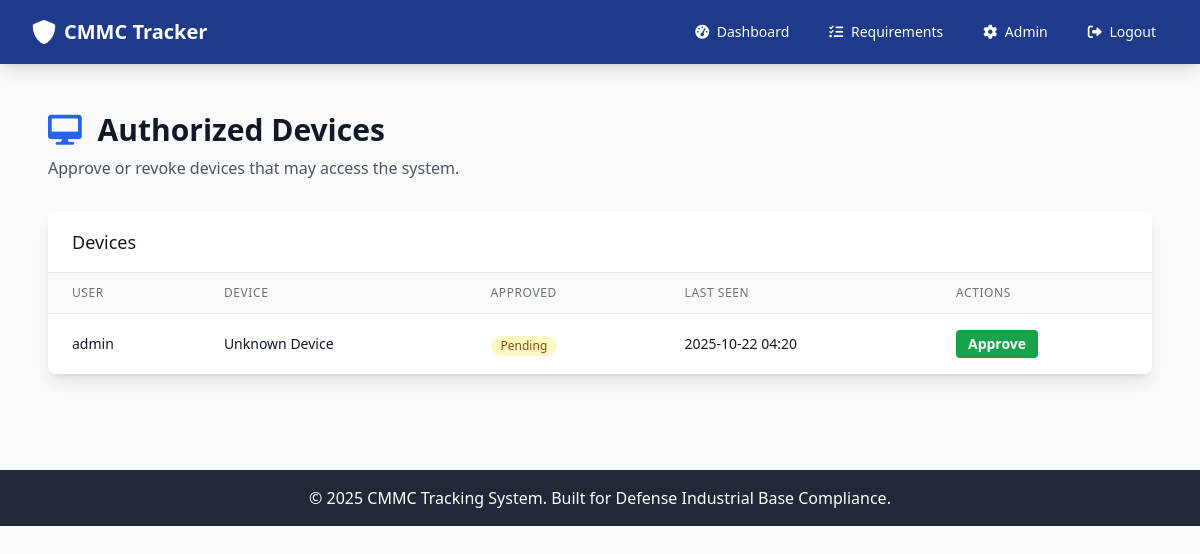
Page /admin/devices (signed in) on the earlier database version.
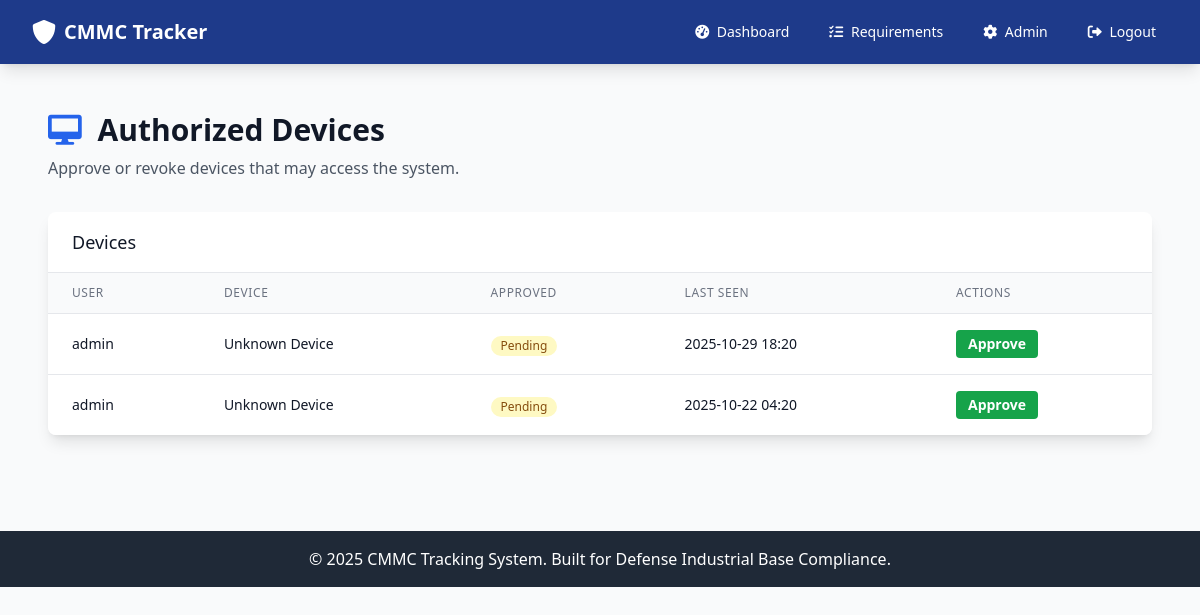
Same page on the later database version.
### app.py (models this page shows)
class AuthorizedDevice(db.Model):
    __tablename__ = 'authorized_device'
    id = db.Column(db.Integer, primary_key=True)
    user_id = db.Column(db.Integer, db.ForeignKey('user.id'))
    device_name = db.Column(db.String(200))
    device_token = db.Column(db.String(64), unique=True, nullable=False)
    is_approved = db.Column(db.Boolean, default=False, nullable=False)
    last_seen_at = db.Column(db.DateTime, default=datetime.utcnow, onupdate=datetime.utcnow)
    user = db.relationship('User', backref='devices')

class User(db.Model):
    id = db.Column(db.Integer, primary_key=True)
    username = db.Column(db.String(80), unique=True, nullable=False)
    email = db.Column(db.String(120), unique=True, nullable=False)
    password_hash = db.Column(db.String(120), nullable=False)
    role = db.Column(db.String(20), default='user')  # 'admin' or 'user'
    company = db.Column(db.String(200))
    created_at = db.Column(db.DateTime, default=datetime.utcnow)
    is_authorized = db.Column(db.Boolean, default=False, nullable=False)

### app.py (the view)
@app.route('/admin/devices')
@admin_required
def admin_devices():
    devices = AuthorizedDevice.query.order_by(AuthorizedDevice.last_seen_at.desc()).all()
    return render_template('admin/devices.html', devices=devices)

### app.py (called while the page is built, shortened)
def admin_required(f):
    @wraps(f)
    def decorated_function(*args, **kwargs):
        if 'user_id' not in session:
            flash('Please log in to access this page.', 'warning')
            return redirect(url_for('login'))
        user = User.query.get(session['user_id'])
        if not user or user.role != 'admin':
            flash('Admin access required.', 'error')
            return redirect(url_for('dashboard'))
        return f(*args, **kwargs)
    return decorated_function

@app.before_request
def enforce_device_and_user_authorization():
    open_endpoints = {
        'index', 'login', 'register', 'logout', 'static', 'device_pending'
    }
    if request.endpoint in open_endpoints:
        return None
    if 'user_id' not in session:
        return None
    user = User.query.get(session['user_id'])
    if not user:
        session.clear()
        return redirect(url_for('login'))
    if not user.is_authorized:
        flash('Your account is awaiting authorization by an administrator.', 'warning')
        return redirect(url_for('index'))
    if user.role == 'admin':
        return None

### templates/admin/devices.html (shortened to what this page needs)
{% extends "base.html" %}
{% block content %}
<div class="px-4 py-6">
    <div class="mb-8">
        <h1 class="text-3xl font-bold text-gray-900 mb-2">
            <i class="fas fa-desktop text-blue-600 mr-2"></i>
            Authorized Devices
        </h1>
        <p class="text-gray-600">Approve or revoke devices that may access the system.</p>
    </div>
    <div class="bg-white shadow-lg rounded-lg overflow-hidden">
        <div class="px-6 py-4 border-b border-gray-200">
            <h3 class="text-lg font-medium text-gray-900">Devices</h3>
        </div>
        <div class="overflow-x-auto">
            <table class="min-w-full divide-y divide-gray-200">
                <thead class="bg-gray-50">
                    <tr>
                        <th class="px-6 py-3 text-left text-xs font-medium text-gray-500 uppercase tracking-wider">User</th>
                        <th class="px-6 py-3 text-left text-xs font-medium text-gray-500 uppercase tracking-wider">Device</th>
                        <th class="px-6 py-3 text-left text-xs font-medium text-gray-500 uppercase tracking-wider">Approved</th>
                        <th class="px-6 py-3 text-left text-xs font-medium text-gray-500 uppercase tracking-wider">Last Seen</th>
                        <th class="px-6 py-3 text-left text-xs font-medium text-gray-500 uppercase tracking-wider">Actions</th>
                    </tr>
                </thead>
                <tbody class="bg-white divide-y divide-gray-200">
                    {% for d in devices %}
                    <tr class="hover:bg-gray-50">
                        <td class="px-6 py-4 whitespace-nowrap text-sm text-gray-900">{{ d.user.username if d.user else 'Unassigned' }}</td>
                        <td class="px-6 py-4 text-sm text-gray-900">{{ d.device_name or 'Unknown' }}</td>
                        <td class="px-6 py-4 whitespace-nowrap">
                            {% if d.is_approved %}
                                <span class="inline-flex items-center px-2.5 py-0.5 rounded-full text-xs font-medium bg-green-100 text-green-800">Approved</span>
                            {% else %}
                                <span class="inline-flex items-center px-2.5 py-0.5 rounded-full text-xs font-medium bg-yellow-100 text-yellow-800">Pending</span>
                            {% endif %}
                        </td>
                        <td class="px-6 py-4 whitespace-nowrap text-sm text-gray-900">{{ d.last_seen_at.strftime('%Y-%m-%d %H:%M') if d.last_seen_at else '-' }}</td>
                        <td class="px-6 py-4 whitespace-nowrap text-sm">
                            {% if not d.is_approved %}
                            <form method="POST" action="{{ url_for('admin_approve_device', device_id=d.id) }}" class="inline">
                                <button class="bg-green-600 hover:bg-green-700 text-white font-bold py-1 px-3 rounded text-sm transition duration-200" type="submit">Approve</button>
                            </form>
                            {% else %}
                            <form method="POST" action="{{ url_for('admin_revoke_device', device_id=d.id) }}" class="inline">
                                <button class="bg-red-600 hover:bg-red-700 text-white font-bold py-1 px-3 rounded text-sm transition duration-200" type="submit">Revoke</button>
                            </form>
                            {% endif %}
                        </td>
                    </tr>
                    {% endfor %}
                </tbody>
            </table>
        </div>
    </div>
</div>
{% endblock %}

Differences in the rows shown:
added AuthorizedDevice: user "admin", device_name "Unknown Device", is_approved "Pending", last_seen_at "2025-10-29 18:20"
